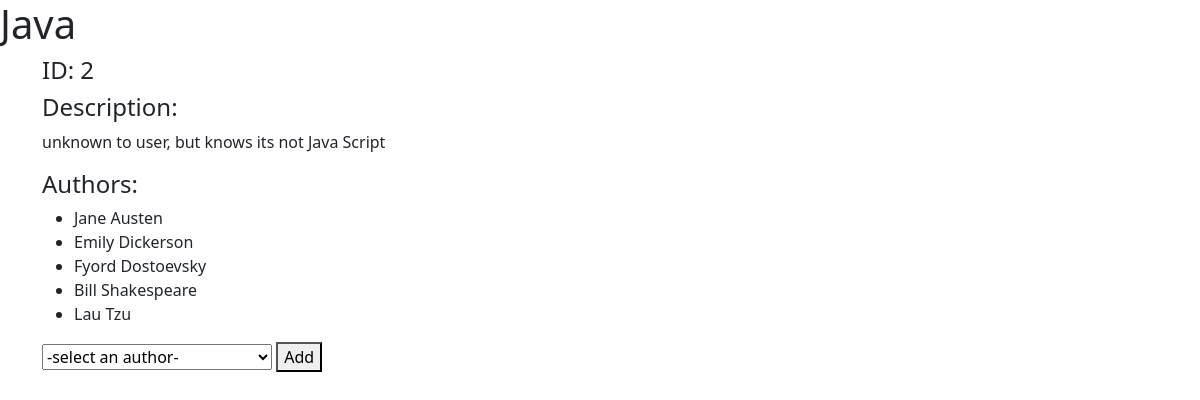
The page /book/2 on the database its author committed.
### books_authors_app/models.py (models this page shows)
class Book(models.Model):
    title = models.CharField(max_length=255)
    desc = models.TextField()
    created_at = models.DateTimeField(auto_now_add=True)
    updated_at = models.DateTimeField(auto_now=True)

class Author(models.Model):
    first_name = models.CharField(max_length=255)
    last_name = models.CharField(max_length=255)
    book = models.ManyToManyField(Book, related_name="author")
    notes = models.CharField(max_length=255, default="add here")
    created_at = models.DateTimeField(auto_now_add=True)
    updated_at = models.DateTimeField(auto_now=True)

### books_authors_app/views.py (the view)
# urls.py: path('book/<int:book_id>',views.book),
def book(request, book_id):
    book = Book.objects.get(id=book_id)
    context = {
        "book_id" : book.id,
        "book_name" : book.title,
        "desc" : book.desc,
        "all_authors_assigned" : book.author.all(),
        "all_authors" : Author.objects.all(),
    }
    return render(request, "book.html",context)

### books_authors_app/templates/book.html (shortened to what this page needs)
<!DOCTYPE html>
<html lang="en">
<head>
    <link href="https://cdn.jsdelivr.net/npm/bootstrap@5.0.0/dist/css/bootstrap.min.css" rel="stylesheet">
</head>
<body>
    <h1>{{ book_name }}</h1>
    <div class="container">
        <h4>ID: {{ book_id }}</h4>
        <h4>Description: </h4><p>{{desc}}</p>
        <h4>Authors:</h4>
        <ul>
            {% for author in all_authors_assigned %}
                <li>{{author.first_name}} {{author.last_name}}</li>
            {% endfor %}
        </ul>
        <form action="/book/{{book_id}}/assign" method="post">
            <select name="author.id" id="author.id" class="form_control">
                <option value="starter">-select an author-</option>
            </select>
            <button>Add</button>
        </form>
    </div>
</body>
</html>

### rows shown on the page
Book: desc "unknown to user, but knows its not Java Script"
Author: first_name "Jane", last_name "Austen"
Author: first_name "Emily", last_name "Dickerson"
Author: first_name "Fyord", last_name "Dostoevsky"
Author: first_name "Bill", last_name "Shakespeare"
Author: first_name "Lau", last_name "Tzu"

### other values the page prints
{{ book_id }} "2"
